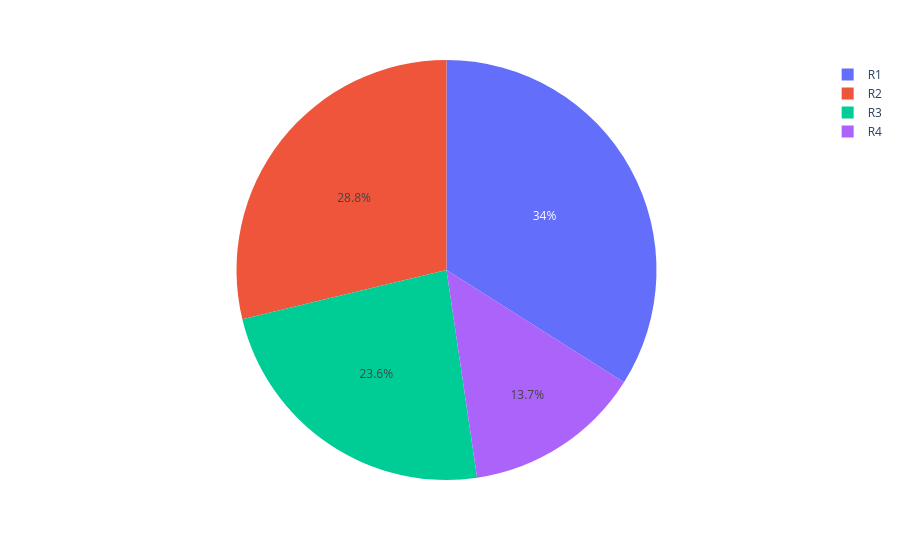

The notebook cell saved with this chart:
### Code cell
pie2 = dataset["Region_Code"].value_counts()
region = pie2.index
orders = pie2.values
fig = px.pie(values = orders, names = region)
fig.show()

### Figure 1 — Plotly figure (JSON) as saved in the notebook; plotly's stock layout.template omitted (floating-point values rounded to 4 significant figures)
{"data": [{"domain": {"x": [0, 1], "y": [0, 1]}, "hovertemplate": "label=%{label}<br>value=%{value}<extra></extra>", "labels": ["R1", "R2", "R3", "R4"], "legendgroup": "", "name": "", "showlegend": true, "type": "pie", "values": [63984, 54180, 44376, 25800]}], "layout": {"legend": {"tracegroupgap": 0}, "margin": {"t": 60}}}
